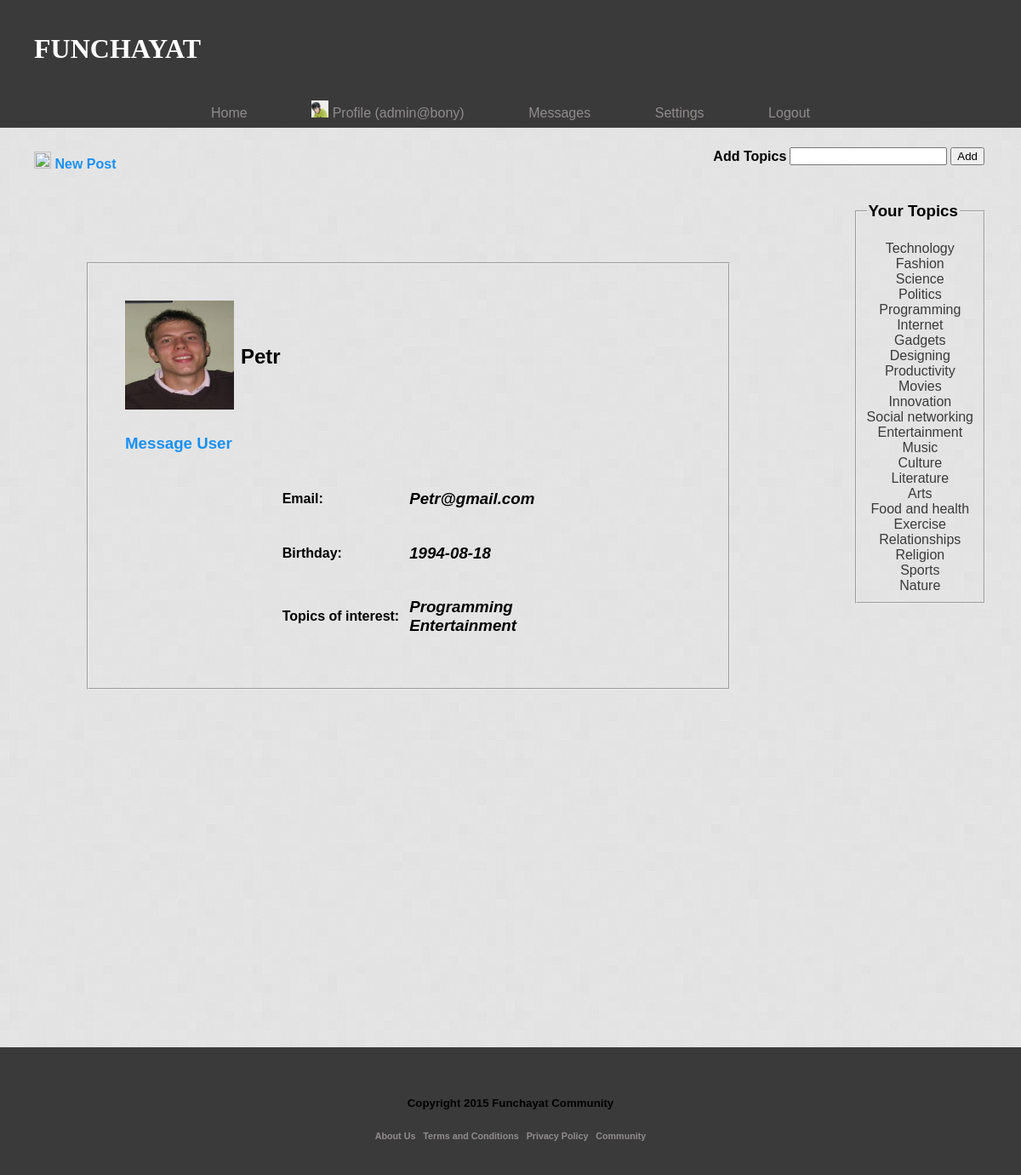
The app's page /profile.php?member=Petr (signed in) with its own data.
### tables this page shows
CREATE TABLE IF NOT EXISTS `users` (
  `uname` varchar(30) NOT NULL,
  `pwd` varchar(20) NOT NULL,
  `email` varchar(40) NOT NULL,
  `dob` date NOT NULL,
  `userpicture` tinyint(1) NOT NULL,
  PRIMARY KEY (`uname`)
);

### functions/main.php (called while the page is built, shortened)
<?php
	function get_topics($uname) {
		$sql="SELECT * from `topics` where `uname`='$uname'";
		$res=@mysql_query($sql);
		$res=mysql_fetch_array($res);
		$ret=array();
		while(list($name, $id)=each($res)) {
			if($id==1 and !($name<='100')) {
				$topic=strtoupper($name[0]);
				for($i=1; $i<strlen($name); $i++)
					$topic=$topic.$name[$i];
				$ret[]=$topic;
			}
		}
		return $ret;
	}
			for($i=0; $i<$indent; $i++) echo "&nbsp;"; ?>

### profile.php (the view, shortened to what this page needs)
<!doctype html>
<html>
<head>
<link href="css/main.css" type="text/css" rel="stylesheet"/>
<?php
	require_once('functions/main.php');
?>
</head>
<body>
	<?php
		require_once("includes/header.inc");
	?>
    <?php
		if($_SESSION['isopen'])
			require_once("includes/homelinks.inc");
		else {
			sleep(1);
			header('Location: index.php');
		}
	?>
    <div class="profile" align="left">
    	<?php
			$my=true;
			if(isset($_GET['member']) and $_GET['member'] != $_SESSION['uname']) {
				$my=false;
				$u=$_GET['member'];
				$sql="SELECT * from users where uname='$u'";
				$res=mysql_query($sql);
				$res=mysql_fetch_array($res);
			}
		?>
    	<fieldset class="pad">
    		<table>
            	<tr>
                	<?php
						$pic=0;
						if($res['userpicture'])
							$pic="profile_images/$u.jpg";
						else
							$pic="images/user.jpg";
					?>
                	<td> <img src="<?php echo $pic; ?>" width="128" height="128"/> </td> <td></td> <td> <h2><?php echo $res['uname']; ?> </h2> </td>
                </tr>
             </table>
             <table>
             	<tr>
                	<?php
						if($my)
                			echo '<td><a href="editprofile.php"><h3>Edit Profile</h3></a></td>';
						else
                    		echo '<td><a href="sendmessage.php?to='.$u.'"><h3>Message User</h3></a></td>';
					?>
                </tr>
             </table>
             <table align="center">
                <tr>
                	<td><b>Email: </b></td> <td></td> <td></td> <td> <i><h3><?php echo $res['email']; ?></h3></i> </td>
                </tr>
                <tr>
                	<td><b>Birthday: </b></td><td></td> <td></td> <td> <i><h3><?php echo $res['dob']; ?> </h3></i> </td>
                </tr>
                <tr>
                	<td><b>Topics of interest: </b></td><td></td> <td></td> <td> <i><h3><?php $topics=get_topics($u); for($i=0; $i<sizeof($topics); $i++) {
					echo "$topics[$i]<br>";
				} ?> </h3></i> </td>
                </tr>
            </table>
        </fieldset>
    </div>
   	<?php
    	require_once("includes/footer.inc");
	?>
</body>
</html>

### css/main.css (style rules this page uses)
body { background-image:url(../images/background.png); font-family:Arial, sans-serif; margin: 0px; }
a { text-decoration: none; color:rgba(25,144,243,1.00); }
.profile { margin-left: 100px; margin-right: 340px; margin-top: -30px; }
.pad { padding: 40px; }

### records on screen
users: uname "Petr", email "Petr@gmail.com", dob "1994-08-18"

### other values on screen
$uname "admin@bony"
$topics[$i] "Technology"
$topics[$i] "Fashion"
$topics[$i] "Science"
$topics[$i] "Politics"
$topics[$i] "Programming"
$topics[$i] "Internet"
$topics[$i] "Gadgets"
$topics[$i] "Designing"
$topics[$i] "Productivity"
$topics[$i] "Movies"
$topics[$i] "Innovation"
$topics[$i] "Social networking"
$topics[$i] "Entertainment"
$topics[$i] "Music"
